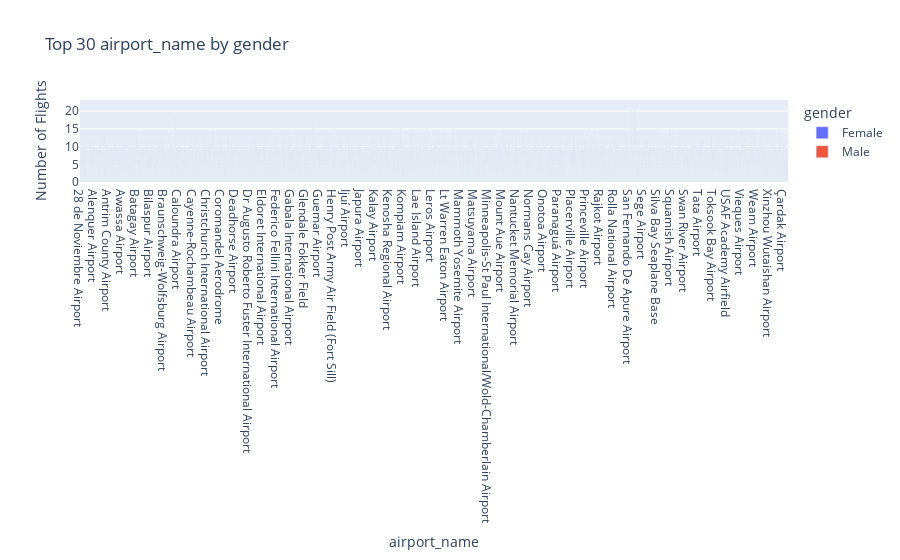

The code cell stored with this chart in its notebook:
### Code cell
plot_top_groupbar(airline, 'airport_name', 'gender', size=30)

### Figure 1 — Plotly figure (JSON) as saved in the notebook; plotly's stock layout.template omitted (floating-point values rounded to 4 significant figures; data arrays with more than 128 entries replaced by an {"elided": "..."} marker saying what was removed)
{"data": [{"alignmentgroup": "True", "hovertemplate": "gender=Female<br>airport_name=%{x}<br>Number of Flights=%{y}<extra></extra>", "legendgroup": "Female", "marker": {"color": "#636efa", "pattern": {"shape": ""}}, "name": "Female", "offsetgroup": "Female", "orientation": "v", "showlegend": true, "textposition": "auto", "type": "bar", "x": {"elided": "9028 str values"}, "xaxis": "x", "y": {"elided": "9028 int values"}, "yaxis": "y"}, {"alignmentgroup": "True", "hovertemplate": "gender=Male<br>airport_name=%{x}<br>Number of Flights=%{y}<extra></extra>", "legendgroup": "Male", "marker": {"color": "#EF553B", "pattern": {"shape": ""}}, "name": "Male", "offsetgroup": "Male", "orientation": "v", "showlegend": true, "textposition": "auto", "type": "bar", "x": {"elided": "9015 str values"}, "xaxis": "x", "y": {"elided": "9015 int values"}, "yaxis": "y"}], "layout": {"autosize": true, "barmode": "group", "legend": {"title": {"text": "gender"}, "tracegroupgap": 0}, "title": {"text": "Top 30 airport_name by gender"}, "xaxis": {"anchor": "y", "autorange": true, "domain": [0, 1], "range": [-0.5, 9062.0], "title": {"text": "airport_name"}, "type": "category"}, "yaxis": {"anchor": "x", "autorange": true, "domain": [0, 1], "range": [0, 23.16], "title": {"text": "Number of Flights"}, "type": "linear"}}}
